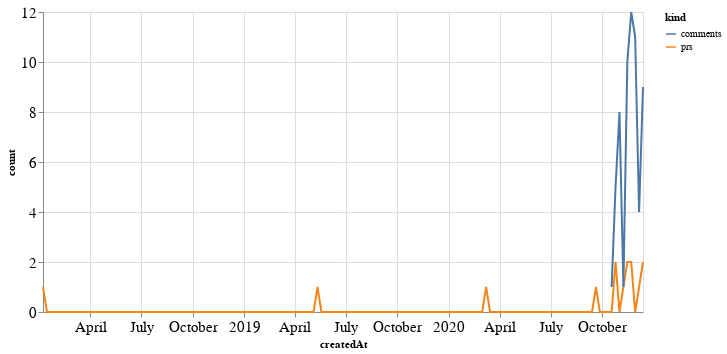

Source (notebook cell):
### Code cell
alt.Chart(total_time, width=600).mark_line().encode(
    x='createdAt',
    y='count',
    color='kind'
)

### Figure 1 — Vega-Lite specification as saved in the notebook (floating-point values rounded to 4 significant figures; data arrays with more than 128 entries replaced by an {"elided": "..."} marker saying what was removed)
{"config": {"axisLeft": {"labelFontSize": 15}, "axisBottom": {"labelFontSize": 15}}, "data": {"name": "data-c6338b1bc328ad2c2db83b9045104b86"}, "mark": "line", "encoding": {"color": {"type": "nominal", "field": "kind"}, "x": {"type": "temporal", "field": "createdAt"}, "y": {"type": "quantitative", "field": "count"}}, "width": 600, "$schema": "https://vega.github.io/schema/vega-lite/v4.8.1.json", "datasets": {"data-c6338b1bc328ad2c2db83b9045104b86": {"elided": "308 records"}}}
